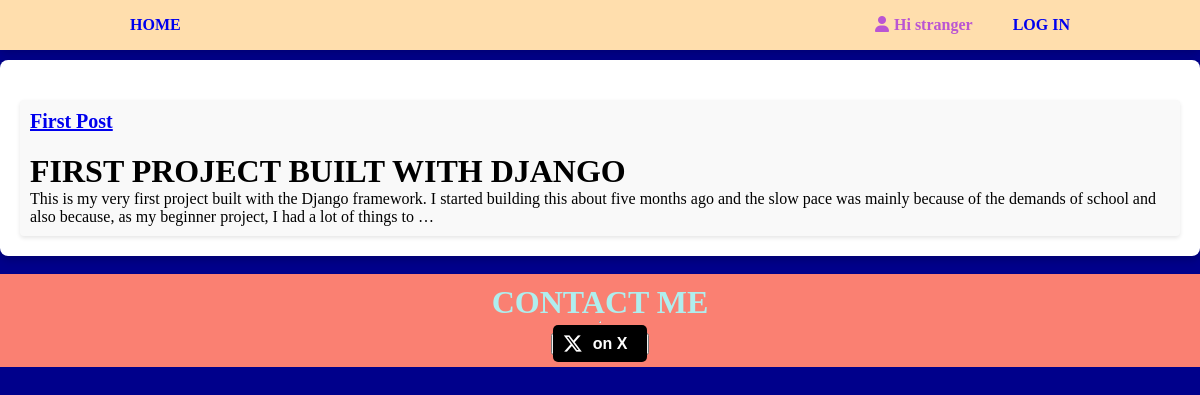
Before: /category/first/ with the older database file.
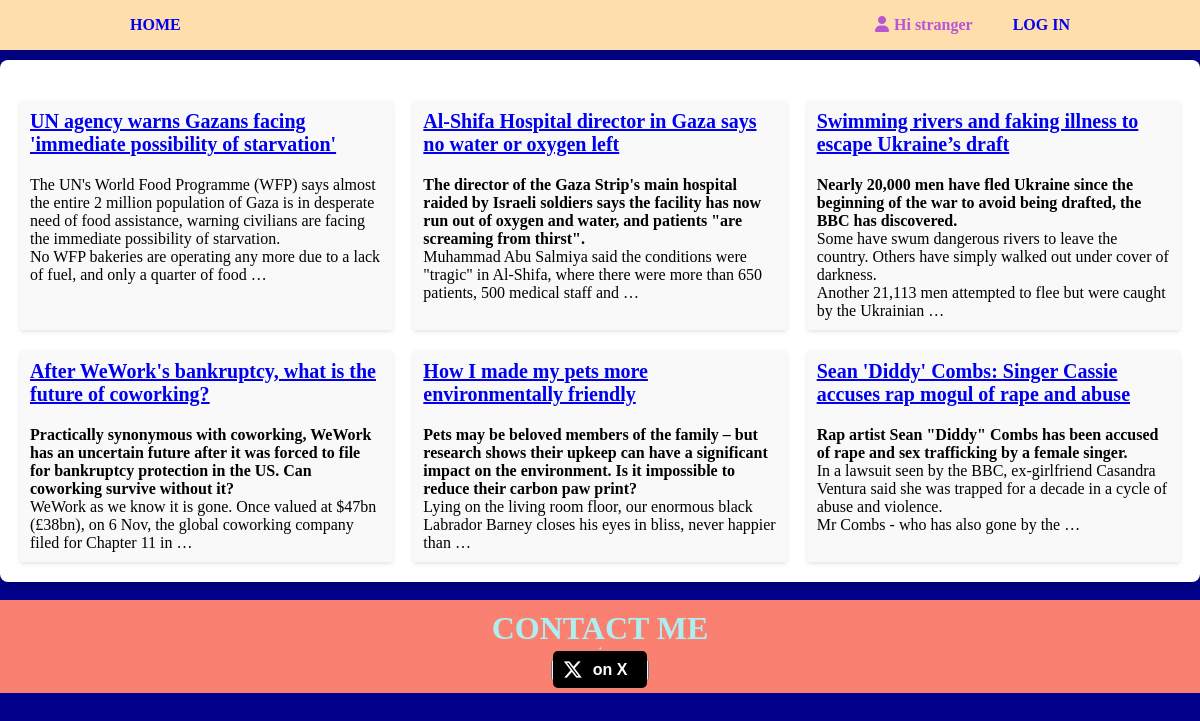
After: the same page with the newer database file.
### article/models.py (models this page shows, shortened)
class Post(models.Model):
    user = models.ForeignKey(User, on_delete=models.CASCADE)
    image = models.ImageField()
    title = models.CharField(max_length=255)
    slug = models.SlugField(unique=True, blank=True)
    category = models.ForeignKey(Category, on_delete=models.CASCADE, related_name='posts', default='uncategorized')
    date = models.DateTimeField(auto_now_add=True)
    likes = models.ManyToManyField(User, blank=True, related_name="post_likes")
    is_edited = models.BooleanField(default=False)
    post = RichTextField(blank=True, null=True)

### article/views.py (the view)
# urls.py: path('category/<str:categories>/', views.category_view, name='category'),
def category_view(request, categories):
    category = get_object_or_404(Category, name__exact=categories)
    posts = category.posts.all()
    context = {'category': category,
               'posts': posts,
               }
    return render(request, 'article/category.html', context)

### article/templates/article/category.html (shortened to what this page needs)
{% extends 'article/base.html' %}
{% load static %}
{% block css %}
    {{ block.super }}
    <link rel="stylesheet" href="{% static 'category.css' %}">
{% endblock %}
{% block body %}
<div class="category-page">
    <div class="category-articles">
        {% for post in posts %}
        <div class="article">
            <h2 class="article-title"><a href="{% url 'article:detail' slug=post.slug %}">{{ post.title }}</a></h2>
            <p class="article-excerpt">{{ post.post|safe|truncatewords:50 }}</p>
        </div>
        {% empty %}
        <p class="no-articles">No articles in this category.</p>
        {% endfor %}
    </div>
</div>
{% endblock %}

### article/templates/article/base.html (shortened to what this page needs)
{% load static %}
<!DOCTYPE html>
<html lang="en">
<head>
    <link rel="stylesheet" href="https://cdnjs.cloudflare.com/ajax/libs/font-awesome/6.4.2/css/all.min.css"
 />
    {% block css %}
    <link rel="stylesheet" type="text/css" href="{% static 'styles.css' %}">
    {% endblock %}
</head>
<body>
    <nav id="navbar">
        <div id="navbar-container">
                <div id="home"><a href="{% url 'article:index' %}">HOME</a></div>
            <ul id="navbar-right">
                <li id="navbar-user">
                    {% if user.is_authenticated %}
                    <i class="fa-solid fa-user"></i><span>Hi {{user}}</span>
                </li>
                {% if user.is_superuser %}
                       <li>
                           <a href="{% url 'article:create_post' %}" class="create-post-button">Create Post</a>
                       </li>
                    {% endif %}
                <li class="logout"><a href ="{% url 'account:logout' %}">LOG OUT</a></li>
                {% else %}
                <i class="fa-solid fa-user"></i><span>Hi stranger</span>
                </li>
                <li class="logout"><a href ="{% url 'account:login' %}">LOG IN</a></li>
                {% endif %}
            </ul>
        </div>
    </nav>
    {% block body %}
    {% endblock %}
    <footer>
        <div id="contact-me">
        <h1>CONTACT ME</h1>
        <hr>
        <button id="twitter-button"><a href="https://twitter.com/chistev12" class="twitter-button" target="_blank"><i class="fa-brands fa-x-twitter"></i>on X</a>
        </button>
      </div>
    </footer>
</body>
</html>

### assets/styles.css (style rules this page uses)
* { margin: 0; padding: 0; }
body { background-color: darkblue; }
#navbar { background-color: navajowhite; height: 50px; box-shadow: 0 3px 10px rgba(0,0,0,0.2); }
#navbar-container { height: inherit; max-width: 80%; margin: 0 auto; display: flex; align-items: center; justify-content: space-between; color: mediumorchid ; }
#home { cursor: pointer; font-weight: bold; }
#navbar-right { display: flex; }
li { list-style: none; }
#navbar a { text-decoration: none; padding: 10px; font-weight: bold; }
#navbar-user { margin-right: 30px; font-weight: bold; }
.fa-user { margin-right: 5px; }
#contact-me { background-color: salmon; padding: 10px; margin-top: 18px; width: 1; display: flex; flex-direction: column; align-items: center; justify-content: center; }
#contact-me h1 { color: paleturquoise; }
#twitter-button { margin-top: 10px; }
.twitter-button { background-color: black; color: white; border: none; padding: 10px 20px 10px 40px; border-radius: 5px; text-decoration: none; font-size: 16px; font-weight: bold; position: relative; }
.twitter-button i { position: absolute; left: 10px; top: 50%; transform: translateY(-50%); font-size: 20px; }

### assets/category.css (style rules this page uses)
.category-page { padding: 20px; background-color: #fff; border-radius: 8px; box-shadow: 0 4px 8px rgba(0, 0, 0, 0.2); margin-top: 10px; overflow-x: hidden; }
.category-articles { display: grid; grid-template-columns: repeat(auto-fit, minmax(300px, 1fr)); grid-gap: 20px; }
.article { padding: 10px; background-color: #f9f9f9; border-radius: 4px; box-shadow: 0 2px 4px rgba(0, 0, 0, 0.1); transition: background-color 0.3s ease; overflow: hidden; }
.article-title { font-size: 20px; font-weight: bold; }
.article-excerpt { margin: 10px 0; font-size: 16px; color: #666; overflow: hidden; word-wrap: break-word; }

Changed rows visible on the page:
removed Post: title "First Post", post "FIRST PROJECT BUILT WITH DJANGO This is my very first project built with the Django framework. I started building this about five months ago and the slow pace was mainly because of the demands of school and also because, as my beginner project, I had a lot of things to …"
added Post: title "UN agency warns Gazans facing 'immediate possibility of starvation'", post "The UN's World Food Programme (WFP) says almost the entire 2 million population of Gaza is in desperate need of food assistance, warning civilians are facing the immediate possibility of starvation. No WFP bakeries are operating any more due to a lack of fuel, and only a quarter of food …"
added Post: title "Al-Shifa Hospital director in Gaza says no water or oxygen left", post "The director of the Gaza Strip's main hospital raided by Israeli soldiers says the facility has now run out of oxygen and water, and patients \"are screaming from thirst\". Muhammad Abu Salmiya said the conditions were \"tragic\" in Al-Shifa, where there were more than 650 patients, 500 medical staff and …"
added Post: title "Swimming rivers and faking illness to escape Ukraine’s draft", post "Nearly 20,000 men have fled Ukraine since the beginning of the war to avoid being drafted, the BBC has discovered. Some have swum dangerous rivers to leave the country. Others have simply walked out under cover of darkness. Another 21,113 men attempted to flee but were caught by the Ukrainian …"
added Post: title "After WeWork's bankruptcy, what is the future of coworking?", post "Practically synonymous with coworking, WeWork has an uncertain future after it was forced to file for bankruptcy protection in the US. Can coworking survive without it? WeWork as we know it is gone. Once valued at $47bn (£38bn), on 6 Nov, the global coworking company filed for Chapter 11 in …"
added Post: title "How I made my pets more environmentally friendly", post "Pets may be beloved members of the family – but research shows their upkeep can have a significant impact on the environment. Is it impossible to reduce their carbon paw print? Lying on the living room floor, our enormous black Labrador Barney closes his eyes in bliss, never happier than …"
added Post: title "Sean 'Diddy' Combs: Singer Cassie accuses rap mogul of rape and abuse", post "Rap artist Sean \"Diddy\" Combs has been accused of rape and sex trafficking by a female singer. In a lawsuit seen by the BBC, ex-girlfriend Casandra Ventura said she was trapped for a decade in a cycle of abuse and violence. Mr Combs - who has also gone by the …"
